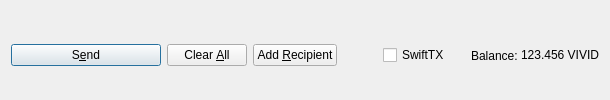
         <widget class="QFrame" name="frame_Send">
          <layout class="QHBoxLayout" name="horizontalLayout">
           <property name="bottomMargin">
            <number>0</number>
           </property>
           <item>
            <widget class="QPushButton" name="sendButton">
             <property name="minimumSize">
              <size>
               <width>150</width>
               <height>0</height>
              </size>
             </property>
             <property name="toolTip">
              <string>Confirm the send action</string>
             </property>
             <property name="text">
              <string>S&amp;end</string>
             </property>
             <property name="icon">
              <iconset resource="../vivid.qrc">
               <normaloff>:/icons/send</normaloff>:/icons/send</iconset>
             </property>
             <property name="autoDefault">
              <bool>false</bool>
             </property>
             <property name="default">
              <bool>true</bool>
             </property>
            </widget>
           </item>
           <item>
            <widget class="QPushButton" name="clearButton">
             <property name="sizePolicy">
              <sizepolicy hsizetype="Minimum" vsizetype="Fixed">
               <horstretch>0</horstretch>
               <verstretch>0</verstretch>
              </sizepolicy>
             </property>
             <property name="toolTip">
              <string>Clear all fields of the form.</string>
             </property>
             <property name="text">
              <string>Clear &amp;All</string>
             </property>
             <property name="icon">
              <iconset resource="../vivid.qrc">
               <normaloff>:/icons/remove</normaloff>:/icons/remove</iconset>
             </property>
             <property name="autoDefault">
              <bool>false</bool>
             </property>
            </widget>
           </item>
           <item>
            <widget class="QPushButton" name="addButton">
             <property name="toolTip">
              <string>Send to multiple recipients at once</string>
             </property>
             <property name="text">
              <string>Add &amp;Recipient</string>
             </property>
             <property name="icon">
              <iconset resource="../vivid.qrc">
               <normaloff>:/icons/add</normaloff>:/icons/add</iconset>
             </property>
             <property name="autoDefault">
              <bool>false</bool>
             </property>
            </widget>
           </item>
           <item>
            <spacer name="horizontalSpacer">
             <property name="orientation">
              <enum>Qt::Horizontal</enum>
             </property>
             <property name="sizeHint" stdset="0">
              <size>
               <width>40</width>
               <height>20</height>
              </size>
             </property>
            </spacer>
           </item>
           <item>
            <layout class="QHBoxLayout" name="horizontalLayout_2">
             <property name="spacing">
              <number>3</number>
             </property>
             <item>
              <widget class="QCheckBox" name="checkSwiftTX">
               <property name="enabled">
                <bool>true</bool>
               </property>
               <property name="minimumSize">
                <size>
                 <width>85</width>
                 <height>0</height>
                </size>
               </property>
               <property name="text">
                <string>SwiftTX</string>
               </property>
              </widget>
             </item>
             <item>
              <widget class="QLabel" name="label">
               <property name="text">
                <string>Balance:</string>
               </property>
              </widget>
             </item>
             <item>
              <widget class="QLabel" name="labelBalance">
               <property name="sizePolicy">
                <sizepolicy hsizetype="Preferred" vsizetype="Fixed">
                 <horstretch>0</horstretch>
                 <verstretch>0</verstretch>
                </sizepolicy>
               </property>
               <property name="cursor">
                <cursorShape>IBeamCursor</cursorShape>
               </property>
               <property name="text">
                <string notr="true">123.456 VIVID</string>
               </property>
               <property name="textInteractionFlags">
                <set>Qt::LinksAccessibleByMouse|Qt::TextSelectableByKeyboard|Qt::TextSelectableByMouse</set>
               </property>
              </widget>
             </item>
            </layout>
           </item>
          </layout>
         </widget>
